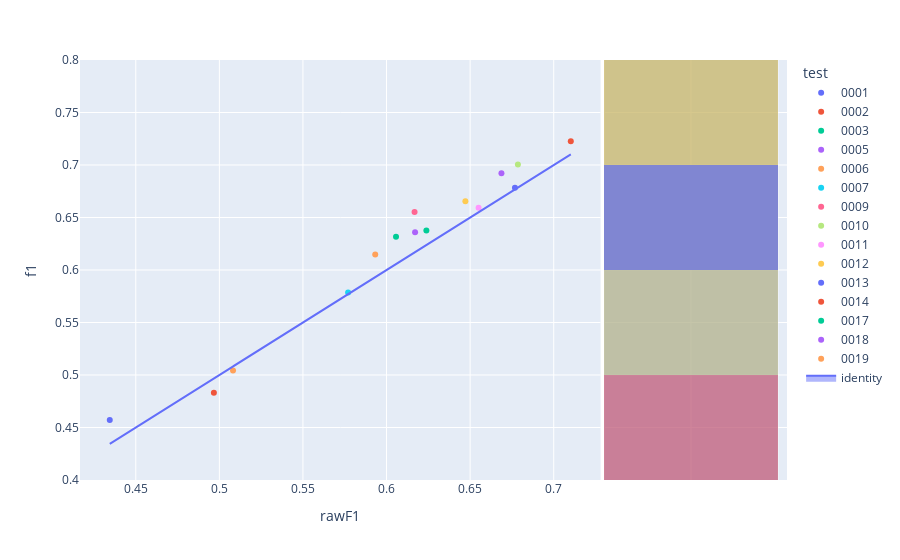

Notebook code cell kept with this figure:
### Code cell
fig=px.scatter(experimentModels,x='rawF1',y='f1',color='test',hover_name='modelId', marginal_y="histogram")
fig.add_trace(
    go.Scatter(x=experimentModels['rawF1'], y=experimentModels['rawF1'], name="identity", mode='lines',fill="toself")
)
fig.show()

### Figure 1 — Plotly figure (JSON) as saved in the notebook; plotly's stock layout.template omitted (floating-point values rounded to 4 significant figures)
{"data": [{"hovertemplate": "<b>%{hovertext}</b><br><br>test=0001<br>rawF1=%{x}<br>f1=%{y}<extra></extra>", "hovertext": ["9e4dd9bb-a7d9-4ee8-a762-d656d8308d91"], "legendgroup": "0001", "marker": {"color": "#636efa", "symbol": "circle"}, "mode": "markers", "name": "0001", "orientation": "v", "showlegend": true, "type": "scatter", "x": [0.4345], "xaxis": "x", "y": [0.4571], "yaxis": "y"}, {"alignmentgroup": "True", "bingroup": "y", "hovertemplate": "test=0001<br>f1=%{y}<br>count=%{x}<extra></extra>", "legendgroup": "0001", "marker": {"color": "#636efa"}, "name": "0001", "offsetgroup": "0001", "opacity": 0.5, "showlegend": false, "type": "histogram", "xaxis": "x2", "y": [0.4571], "yaxis": "y2"}, {"hovertemplate": "<b>%{hovertext}</b><br><br>test=0002<br>rawF1=%{x}<br>f1=%{y}<extra></extra>", "hovertext": ["5e1bcb8a-f879-4f42-ae21-0e1ae715095f"], "legendgroup": "0002", "marker": {"color": "#EF553B", "symbol": "circle"}, "mode": "markers", "name": "0002", "orientation": "v", "showlegend": true, "type": "scatter", "x": [0.7102], "xaxis": "x", "y": [0.7225], "yaxis": "y"}, {"alignmentgroup": "True", "bingroup": "y", "hovertemplate": "test=0002<br>f1=%{y}<br>count=%{x}<extra></extra>", "legendgroup": "0002", "marker": {"color": "#EF553B"}, "name": "0002", "offsetgroup": "0002", "opacity": 0.5, "showlegend": false, "type": "histogram", "xaxis": "x2", "y": [0.7225], "yaxis": "y2"}, {"hovertemplate": "<b>%{hovertext}</b><br><br>test=0003<br>rawF1=%{x}<br>f1=%{y}<extra></extra>", "hovertext": ["2ecef3ee-0879-42d7-bcf0-ecfa0e3e601a"], "legendgroup": "0003", "marker": {"color": "#00cc96", "symbol": "circle"}, "mode": "markers", "name": "0003", "orientation": "v", "showlegend": true, "type": "scatter", "x": [0.6238], "xaxis": "x", "y": [0.6376], "yaxis": "y"}, {"alignmentgroup": "True", "bingroup": "y", "hovertemplate": "test=0003<br>f1=%{y}<br>count=%{x}<extra></extra>", "legendgroup": "0003", "marker": {"color": "#00cc96"}, "name": "0003", "offsetgroup": "0003", "opacity": 0.5, "showlegend": false, "type": "histogram", "xaxis": "x2", "y": [0.6376], "yaxis": "y2"}, {"hovertemplate": "<b>%{hovertext}</b><br><br>test=0005<br>rawF1=%{x}<br>f1=%{y}<extra></extra>", "hovertext": ["52b0d6a8-7f01-4694-85d4-14ef17a025b9"], "legendgroup": "0005", "marker": {"color": "#ab63fa", "symbol": "circle"}, "mode": "markers", "name": "0005", "orientation": "v", "showlegend": true, "type": "scatter", "x": [0.6171], "xaxis": "x", "y": [0.636], "yaxis": "y"}, {"alignmentgroup": "True", "bingroup": "y", "hovertemplate": "test=0005<br>f1=%{y}<br>count=%{x}<extra></extra>", "legendgroup": "0005", "marker": {"color": "#ab63fa"}, "name": "0005", "offsetgroup": "0005", "opacity": 0.5, "showlegend": false, "type": "histogram", "xaxis": "x2", "y": [0.636], "yaxis": "y2"}, {"hovertemplate": "<b>%{hovertext}</b><br><br>test=0006<br>rawF1=%{x}<br>f1=%{y}<extra></extra>", "hovertext": ["32c9793a-2115-4e77-8b6f-e8f71d09cecb"], "legendgroup": "0006", "marker": {"color": "#FFA15A", "symbol": "circle"}, "mode": "markers", "name": "0006", "orientation": "v", "showlegend": true, "type": "scatter", "x": [0.5932], "xaxis": "x", "y": [0.6147], "yaxis": "y"}, {"alignmentgroup": "True", "bingroup": "y", "hovertemplate": "test=0006<br>f1=%{y}<br>count=%{x}<extra></extra>", "legendgroup": "0006", "marker": {"color": "#FFA15A"}, "name": "0006", "offsetgroup": "0006", "opacity": 0.5, "showlegend": false, "type": "histogram", "xaxis": "x2", "y": [0.6147], "yaxis": "y2"}, {"hovertemplate": "<b>%{hovertext}</b><br><br>test=0007<br>rawF1=%{x}<br>f1=%{y}<extra></extra>", "hovertext": ["241d9889-61ff-47f7-97c2-f502ae3dba38"], "legendgroup": "0007", "marker": {"color": "#19d3f3", "symbol": "circle"}, "mode": "markers", "name": "0007", "orientation": "v", "showlegend": true, "type": "scatter", "x": [0.577], "xaxis": "x", "y": [0.5786], "yaxis": "y"}, {"alignmentgroup": "True", "bingroup": "y", "hovertemplate": "test=0007<br>f1=%{y}<br>count=%{x}<extra></extra>", "legendgroup": "0007", "marker": {"color": "#19d3f3"}, "name": "0007", "offsetgroup": "0007", "opacity": 0.5, "showlegend": false, "type": "histogram", "xaxis": "x2", "y": [0.5786], "yaxis": "y2"}, {"hovertemplate": "<b>%{hovertext}</b><br><br>test=0009<br>rawF1=%{x}<br>f1=%{y}<extra></extra>", "hovertext": ["f6a46037-1f32-40b5-a6ff-cd293b0e4203"], "legendgroup": "0009", "marker": {"color": "#FF6692", "symbol": "circle"}, "mode": "markers", "name": "0009", "orientation": "v", "showlegend": true, "type": "scatter", "x": [0.6168], "xaxis": "x", "y": [0.6552], "yaxis": "y"}, {"alignmentgroup": "True", "bingroup": "y", "hovertemplate": "test=0009<br>f1=%{y}<br>count=%{x}<extra></extra>", "legendgroup": "0009", "marker": {"color": "#FF6692"}, "name": "0009", "offsetgroup": "0009", "opacity": 0.5, "showlegend": false, "type": "histogram", "xaxis": "x2", "y": [0.6552], "yaxis": "y2"}, {"hovertemplate": "<b>%{hovertext}</b><br><br>test=0010<br>rawF1=%{x}<br>f1=%{y}<extra></extra>", "hovertext": ["6cfc1f74-3653-47eb-a166-f59fefa13825"], "legendgroup": "0010", "marker": {"color": "#B6E880", "symbol": "circle"}, "mode": "markers", "name": "0010", "orientation": "v", "showlegend": true, "type": "scatter", "x": [0.6786], "xaxis": "x", "y": [0.7005], "yaxis": "y"}, {"alignmentgroup": "True", "bingroup": "y", "hovertemplate": "test=0010<br>f1=%{y}<br>count=%{x}<extra></extra>", "legendgroup": "0010", "marker": {"color": "#B6E880"}, "name": "0010", "offsetgroup": "0010", "opacity": 0.5, "showlegend": false, "type": "histogram", "xaxis": "x2", "y": [0.7005], "yaxis": "y2"}, {"hovertemplate": "<b>%{hovertext}</b><br><br>test=0011<br>rawF1=%{x}<br>f1=%{y}<extra></extra>", "hovertext": ["68c5483d-9072-4478-8a87-a7af3324f690"], "legendgroup": "0011", "marker": {"color": "#FF97FF", "symbol": "circle"}, "mode": "markers", "name": "0011", "orientation": "v", "showlegend": true, "type": "scatter", "x": [0.6551], "xaxis": "x", "y": [0.6593], "yaxis": "y"}, {"alignmentgroup": "True", "bingroup": "y", "hovertemplate": "test=0011<br>f1=%{y}<br>count=%{x}<extra></extra>", "legendgroup": "0011", "marker": {"color": "#FF97FF"}, "name": "0011", "offsetgroup": "0011", "opacity": 0.5, "showlegend": false, "type": "histogram", "xaxis": "x2", "y": [0.6593], "yaxis": "y2"}, {"hovertemplate": "<b>%{hovertext}</b><br><br>test=0012<br>rawF1=%{x}<br>f1=%{y}<extra></extra>", "hovertext": ["349fe35c-b749-431d-8e8c-c288b150e998"], "legendgroup": "0012", "marker": {"color": "#FECB52", "symbol": "circle"}, "mode": "markers", "name": "0012", "orientation": "v", "showlegend": true, "type": "scatter", "x": [0.6472], "xaxis": "x", "y": [0.6655], "yaxis": "y"}, {"alignmentgroup": "True", "bingroup": "y", "hovertemplate": "test=0012<br>f1=%{y}<br>count=%{x}<extra></extra>", "legendgroup": "0012", "marker": {"color": "#FECB52"}, "name": "0012", "offsetgroup": "0012", "opacity": 0.5, "showlegend": false, "type": "histogram", "xaxis": "x2", "y": [0.6655], "yaxis": "y2"}, {"hovertemplate": "<b>%{hovertext}</b><br><br>test=0013<br>rawF1=%{x}<br>f1=%{y}<extra></extra>", "hovertext": ["4babfd03-bb9d-4dd2-a829-ad9de3f05932"], "legendgroup": "0013", "marker": {"color": "#636efa", "symbol": "circle"}, "mode": "markers", "name": "0013", "orientation": "v", "showlegend": true, "type": "scatter", "x": [0.6768], "xaxis": "x", "y": [0.6782], "yaxis": "y"}, {"alignmentgroup": "True", "bingroup": "y", "hovertemplate": "test=0013<br>f1=%{y}<br>count=%{x}<extra></extra>", "legendgroup": "0013", "marker": {"color": "#636efa"}, "name": "0013", "offsetgroup": "0013", "opacity": 0.5, "showlegend": false, "type": "histogram", "xaxis": "x2", "y": [0.6782], "yaxis": "y2"}, {"hovertemplate": "<b>%{hovertext}</b><br><br>test=0014<br>rawF1=%{x}<br>f1=%{y}<extra></extra>", "hovertext": ["8b17d41d-edbb-461c-87d2-300850772dae"], "legendgroup": "0014", "marker": {"color": "#EF553B", "symbol": "circle"}, "mode": "markers", "name": "0014", "orientation": "v", "showlegend": true, "type": "scatter", "x": [0.4967], "xaxis": "x", "y": [0.4832], "yaxis": "y"}, {"alignmentgroup": "True", "bingroup": "y", "hovertemplate": "test=0014<br>f1=%{y}<br>count=%{x}<extra></extra>", "legendgroup": "0014", "marker": {"color": "#EF553B"}, "name": "0014", "offsetgroup": "0014", "opacity": 0.5, "showlegend": false, "type": "histogram", "xaxis": "x2", "y": [0.4832], "yaxis": "y2"}, {"hovertemplate": "<b>%{hovertext}</b><br><br>test=0017<br>rawF1=%{x}<br>f1=%{y}<extra></extra>", "hovertext": ["0363bbae-1f8e-4b17-9c0c-12617bda2825"], "legendgroup": "0017", "marker": {"color": "#00cc96", "symbol": "circle"}, "mode": "markers", "name": "0017", "orientation": "v", "showlegend": true, "type": "scatter", "x": [0.6057], "xaxis": "x", "y": [0.6316], "yaxis": "y"}, {"alignmentgroup": "True", "bingroup": "y", "hovertemplate": "test=0017<br>f1=%{y}<br>count=%{x}<extra></extra>", "legendgroup": "0017", "marker": {"color": "#00cc96"}, "name": "0017", "offsetgroup": "0017", "opacity": 0.5, "showlegend": false, "type": "histogram", "xaxis": "x2", "y": [0.6316], "yaxis": "y2"}, {"hovertemplate": "<b>%{hovertext}</b><br><br>test=0018<br>rawF1=%{x}<br>f1=%{y}<extra></extra>", "hovertext": ["3ab00c3d-e088-430b-81c0-65466ec51055"], "legendgroup": "0018", "marker": {"color": "#ab63fa", "symbol": "circle"}, "mode": "markers", "name": "0018", "orientation": "v", "showlegend": true, "type": "scatter", "x": [0.6687], "xaxis": "x", "y": [0.6922], "yaxis": "y"}, {"alignmentgroup": "True", "bingroup": "y", "hovertemplate": "test=0018<br>f1=%{y}<br>count=%{x}<extra></extra>", "legendgroup": "0018", "marker": {"color": "#ab63fa"}, "name": "0018", "offsetgroup": "0018", "opacity": 0.5, "showlegend": false, "type": "histogram", "xaxis": "x2", "y": [0.6922], "yaxis": "y2"}, {"hovertemplate": "<b>%{hovertext}</b><br><br>test=0019<br>rawF1=%{x}<br>f1=%{y}<extra></extra>", "hovertext": ["a223e573-b48d-418b-a3d3-7c7ae2c5dee7"], "legendgroup": "0019", "marker": {"color": "#FFA15A", "symbol": "circle"}, "mode": "markers", "name": "0019", "orientation": "v", "showlegend": true, "type": "scatter", "x": [0.5082], "xaxis": "x", "y": [0.5044], "yaxis": "y"}, {"alignmentgroup": "True", "bingroup": "y", "hovertemplate": "test=0019<br>f1=%{y}<br>count=%{x}<extra></extra>", "legendgroup": "0019", "marker": {"color": "#FFA15A"}, "name": "0019", "offsetgroup": "0019", "opacity": 0.5, "showlegend": false, "type": "histogram", "xaxis": "x2", "y": [0.5044], "yaxis": "y2"}, {"fill": "toself", "mode": "lines", "name": "identity", "type": "scatter", "x": [0.4345, 0.7102, 0.6238, 0.6171, 0.5932, 0.577, 0.6168, 0.6786, 0.6551, 0.6472, 0.6768, 0.4967, 0.6057, 0.6687, 0.5082], "y": [0.4345, 0.7102, 0.6238, 0.6171, 0.5932, 0.577, 0.6168, 0.6786, 0.6551, 0.6472, 0.6768, 0.4967, 0.6057, 0.6687, 0.5082]}], "layout": {"barmode": "overlay", "legend": {"title": {"text": "test"}, "tracegroupgap": 0}, "margin": {"t": 60}, "xaxis": {"anchor": "y", "domain": [0, 0.7363], "title": {"text": "rawF1"}}, "xaxis2": {"anchor": "y2", "domain": [0.7413, 1], "matches": "x2", "showgrid": true, "showline": false, "showticklabels": false, "ticks": ""}, "yaxis": {"anchor": "x", "domain": [0, 1], "title": {"text": "f1"}}, "yaxis2": {"anchor": "x2", "domain": [0, 1], "matches": "y", "showgrid": true, "showticklabels": false}}}
